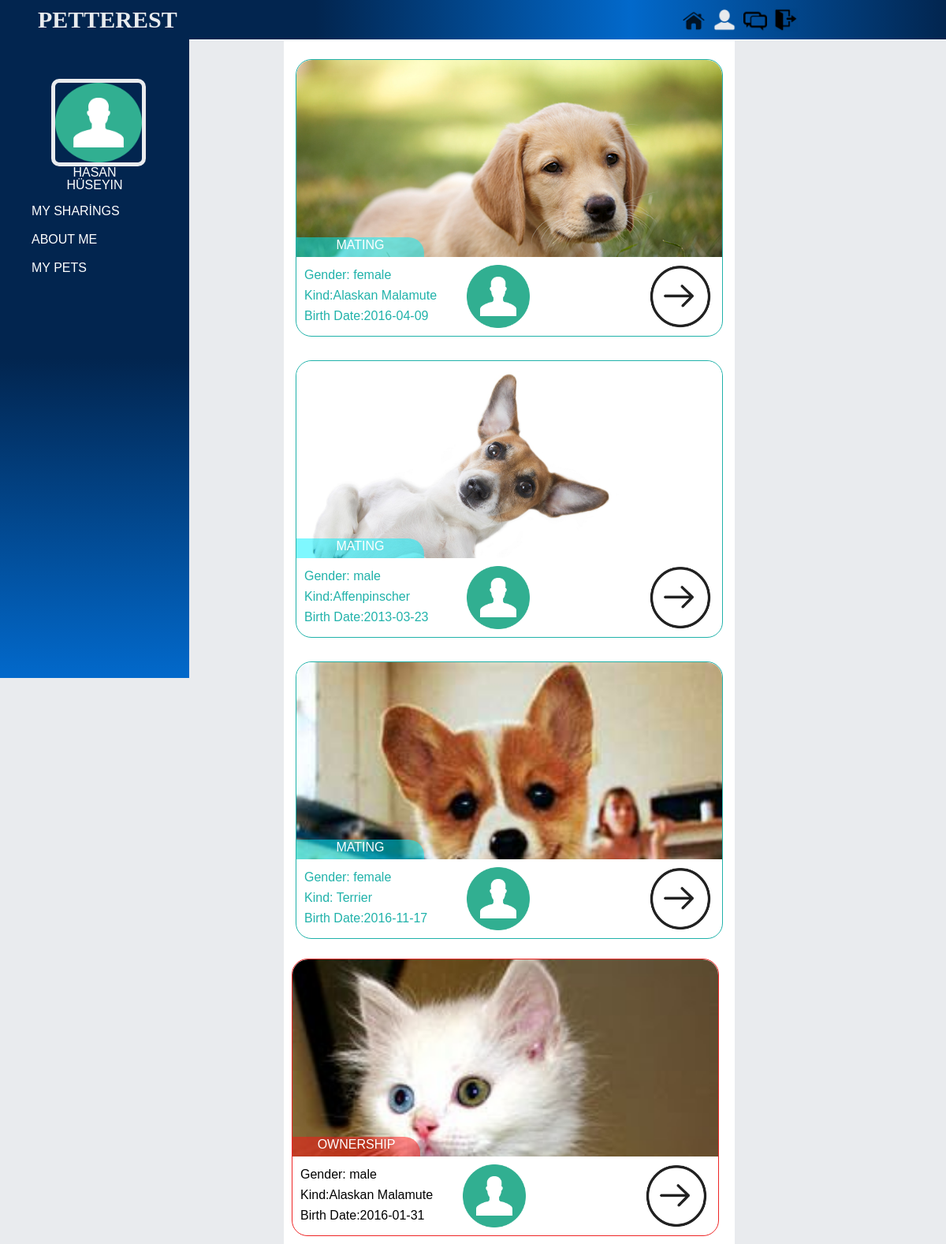
Screenshot of /tema/my_profile/index.php (signed in) with the database file from the repository.
### tables this page shows
CREATE TABLE IF NOT EXISTS `users` (
  `userID` int(11) NOT NULL AUTO_INCREMENT,
  `name` varchar(20) NOT NULL,
  `surname` varchar(30) NOT NULL,
  `e_mail` varchar(30) NOT NULL,
  `password` varchar(20) NOT NULL,
  `gender` varchar(10) NOT NULL,
  `birthDate` varchar(20) NOT NULL,
  `address` varchar(255) NOT NULL,
  `avatar` varchar(255) NOT NULL,
  `rutbe` tinyint(4) NOT NULL,
  `onay` tinyint(4) NOT NULL,
  `enrolDate` varchar(20) NOT NULL,
  PRIMARY KEY (`userID`)
);

CREATE TABLE IF NOT EXISTS `animals` (
  `animalID` int(11) NOT NULL AUTO_INCREMENT,
  `userID` int(11) NOT NULL,
  `aSpecies` varchar(255) NOT NULL,
  `aKind` varchar(255) NOT NULL,
  `aName` varchar(255) NOT NULL,
  `birthDate` varchar(255) NOT NULL,
  `gender` varchar(255) NOT NULL,
  `vaccine` varchar(255) NOT NULL,
  `aAvatar` varchar(255) NOT NULL,
  `momKind` varchar(255) NOT NULL,
  `dadKind` varchar(255) NOT NULL,
  `sharePurpose` varchar(255) NOT NULL,
  `information` varchar(255) NOT NULL,
  `addDate` varchar(255) NOT NULL,
  `lastSituation` tinyint(2) NOT NULL,
  PRIMARY KEY (`animalID`)
);

### tema/my_profile/index.php (the view, shortened to what this page needs)
<!DOCTYPE html>
<html lang="en">
    <head>
        <link href="profile-nav/css/main.css" rel="stylesheet">
        <link href="profile-nav/css/reset.css" rel="stylesheet">
        <link href="css/main.css" rel="stylesheet">
    </head>
    <body>
        <div id="banner">
                <div id="slogan">
                    <span>PETTEREST</span>
                </div>
                <div id="icons">
                    <a href="../../system/fonk.php?page=home" class="home" id="home1" title="Home"></a>
                    <a href="#" class="home" id="home2"  title="My Profile"></a>
                    <a href="#" class="home" id="home3" title="Comments"></a>
                    <a href="../../system/fonk.php?page=logout" class="home" id="home4" title="Log out"></a>
                </div>
        </div>
        <div class="wrapper">
            <div class="profile-info">
                <div class="picture-area-1">
                    <div id="pic_1">
                        <img src="
							<?php
								$id=$_SESSION["id"];
								$db= new PDO("mysql:host=127.0.0.1;dbname=petportal;charset=utf8","root","");
								$sqlForUser=$db->query("SELECT * FROM users WHERE userID=$id");
								$userFoto=$sqlForUser->fetch();
								$splitFoto=explode('/',$userFoto["avatar"]);
								echo $avatarNewFoto=$splitFoto[0]."/".$splitFoto[2]."/".$splitFoto[3]."/".$splitFoto[4];
							?>
						"/>
                    </div>
                    <div id="name" style="text-transform:uppercase;"><?php echo $userFoto["name"]." ".$userFoto["surname"];?></div>
                </div>
                <div id="profile-navbar">
                    <ul>
                        <li><a href="#">MY SHARİNGS</a></li>
                        <li><a href="../../system/fonk.php?page=aboutMe" target="_parent">ABOUT ME</a></li>
                        <li><a href="../../system/fonk.php?page=myPets">MY PETS</a> </li>
                    </ul>
                </div>
             </div>
            <div class="out">
                <div class="posit">
					<?php
						$id=$_SESSION["id"];
						$db= new PDO("mysql:host=127.0.0.1;dbname=petportal;charset=utf8","root","");
						$sql =$db->query("SELECT * FROM animals WHERE userID=$id AND sharePurpose='mating'");
						while($r=$sql->fetch()){
						$split=explode('/',$r["aAvatar"]);
						$avatarNew=$split[3]."/".$split[4]."/".$split[5];
					?>
                    <div class="post">
                        <div class="pictu" style="background-image: url(<?php echo $avatarNew;?>);">
                            <div class="info">
                                <div class="about">Mating</div>
                            </div>
                        </div>
                        <div class="detail">
                            <div class="detailAnimal">
                                <div class="infoAnimal">
                                    <p>Gender: <?php echo $r["gender"]?></p>
                                    <p>Kind:<?php echo $r["aKind"]?></p>
                                    <p>Birth Date:<?php echo $r["birthDate"]?></p>
                                </div>
                                <div class="more">
                                    <img src="<?php
									$sqlForUser=$db->query("SELECT * FROM users WHERE userID=$id");
									$userFoto=$sqlForUser->fetch();
									$splitFoto=explode('/',$userFoto["avatar"]);
									echo $avatarNewFoto=$splitFoto[0]."/".$splitFoto[2]."/".$splitFoto[3]."/".$splitFoto[4];
									?>"/>
                                </div>
                            </div>
                            <div class="user"><a href="my_pets/seePets.php?animalID=<?php echo $r["animalID"];?>"><img src="images/more.png"/></a></div>
                        </div>
                    </div>
					<?php
					}
						$id=$_SESSION["id"];
						$db= new PDO("mysql:host=127.0.0.1;dbname=petportal;charset=utf8","root","");
						$sql =$db->query("SELECT * FROM animals WHERE userID=$id AND sharePurpose='ownership'");
						while($r=$sql->fetch()){
						$split=explode('/',$r["aAvatar"]);
						$avatarNew=$split[3]."/".$split[4]."/".$split[5];
					?>
                    <div class="famalepost">
                        <div class="famalepictu" style="background-image: url(<?php echo $avatarNew;?>);">
                            <div class="famaleinfo">
                                <div class="famaleabout">Ownership</div>
                            </div>
                        </div>
                        <div class="famaledetail">
                            <div class="famaledetailAnimal">
                                <div class="famaleinfoAnimal">
                                    <p>Gender: <?php echo $r["gender"];?></p>
                                    <p>Kind:<?php echo $r["aKind"];?></p>
                                    <p>Birth Date:<?php echo $r["birthDate"];?></p>
                                </div>
                                <div class="famalemore">
                                     <img src="<?php
									$sqlForUser=$db->query("SELECT * FROM users WHERE userID=$id");
									$userFoto=$sqlForUser->fetch();
									$splitFoto=explode('/',$userFoto["avatar"]);
									echo $avatarNewFoto=$splitFoto[0]."/".$splitFoto[2]."/".$splitFoto[3]."/".$splitFoto[4];
									?>"/>
                                </div>
                            </div>
                            <div class="famaleuser"><a href="my_pets/seePets.php?animalID=<?php echo $r["animalID"];?>"><img src="images/more.png"/></a></div>
                        </div>
                    </div>
					<?php
					}
					?>
                </div>
            </div>
        </div>
    </body>
</html>

### tema/my_profile/profile-nav/css/main.css (style rules this page uses)
* { margin:0px;padding:0px;text-decoration: none;list-style-type: none }
body { background: #e9ebee; }
#banner { position:fixed; border-bottom:1px solid white; height:50px; width:100%; background-image:url(../../images/navbar.png); background-size:cover; background-repeat:no-repeat; background: #02254f; background: -webkit-linear-gradient(left, #02254f, #02254f, #0269cb,#02254f); background: -o-linear-gradient(right, #02254f, #02254f, #0269cb,#02254f); background: -moz-linear-gradient(right, #02254f, #02254f, #0269cb,#02254f,); background: linear-gradient(to right, #02254f, #02254f, #0269cb,#02254f,); }
#slogan { height: 50px; font-family: 'Concert One', cursive; float: left; color:#e9ebee; margin-left:4%; line-height: 50px; font-size: 30px; font-weight: bold; }
#icons { height: 50px; width:220px; float:right; margin-right:10%; }
#home1 { content: url(../../images/home2.png); width:30px; height:30px; margin-top:10px; margin-left:5px; }
#home2 { content: url(../../images/me2focus.png); width:30px; height:30px; margin-top:10px; margin-left:5px; }
#home3 { content: url(../../images/messages.png); width:30px; height:30px; margin-top:10px; margin-left:5px; }
#home4 { content: url(../../images/logout.png); width:30px; height:30px; margin-top:10px; margin-left:5px; }
.wrapper { width:100%; height:auto; }
.wrapper .profile-info { width:20%; height:95vh; position:fixed; float:left; background: #02254f; background: -webkit-linear-gradient(#02254f, #02254f, #0269cb); background: -moz-linear-gradient(#02254f, #02254f, #0269cb); background: -o-linear-gradient(#02254f, #02254f, #0269cb); background: linear-gradient(#02254f, #02254f, #0269cb); margin-top:50px; padding-top:50px; }
.wrapper .profile-info .picture-area-1 { width:100%; height:150px; position:relative; }
.wrapper .profile-info .picture-area-1 #pic_1 { width:110px; height:101px; margin:0 auto; }
.wrapper .profile-info .picture-area-1 #pic_1 img { width:100%; height:100%; border:5px solid #e9ebee; border-radius: 10px; }
.wrapper .profile-info .picture-area-1 #name { width:100px; margin:10px auto; text-align:center; color:white; font-family:Verdana, Geneva, Tahoma, sans-serif; }
.wrapper .profile-info #profile-navbar { width:100%; height:200px; }
.wrapper .profile-info #profile-navbar ul { margin:0px 0px 0px 20px; }
.wrapper .profile-info #profile-navbar ul li { display:block; font-family: Verdana, Geneva, Tahoma, sans-serif; }
.wrapper .profile-info #profile-navbar ul li a { text-decoration: none; color:silver; color:white; display:block; padding:10px 20px 10px 20px; border-radius:10px 0 0 10px; transition: 0.5s; }

### rows the page displays
users: avatar (placeholder picture), name "HASAN", surname "HÜSEYIN"
animals: aAvatar (picture), gender "female", aKind "Alaskan Malamute", birthDate "2016-04-09", userID.avatar (placeholder picture)
animals: aAvatar (picture), gender "male", aKind "Affenpinscher", birthDate "2013-03-23", userID.avatar (placeholder picture)
animals: aAvatar (picture), gender "female", aKind "Terrier", birthDate "2016-11-17", userID.avatar (placeholder picture)
animals: aAvatar (picture), gender "male", aKind "Alaskan Malamute", birthDate "2016-01-31", userID.avatar (placeholder picture)
